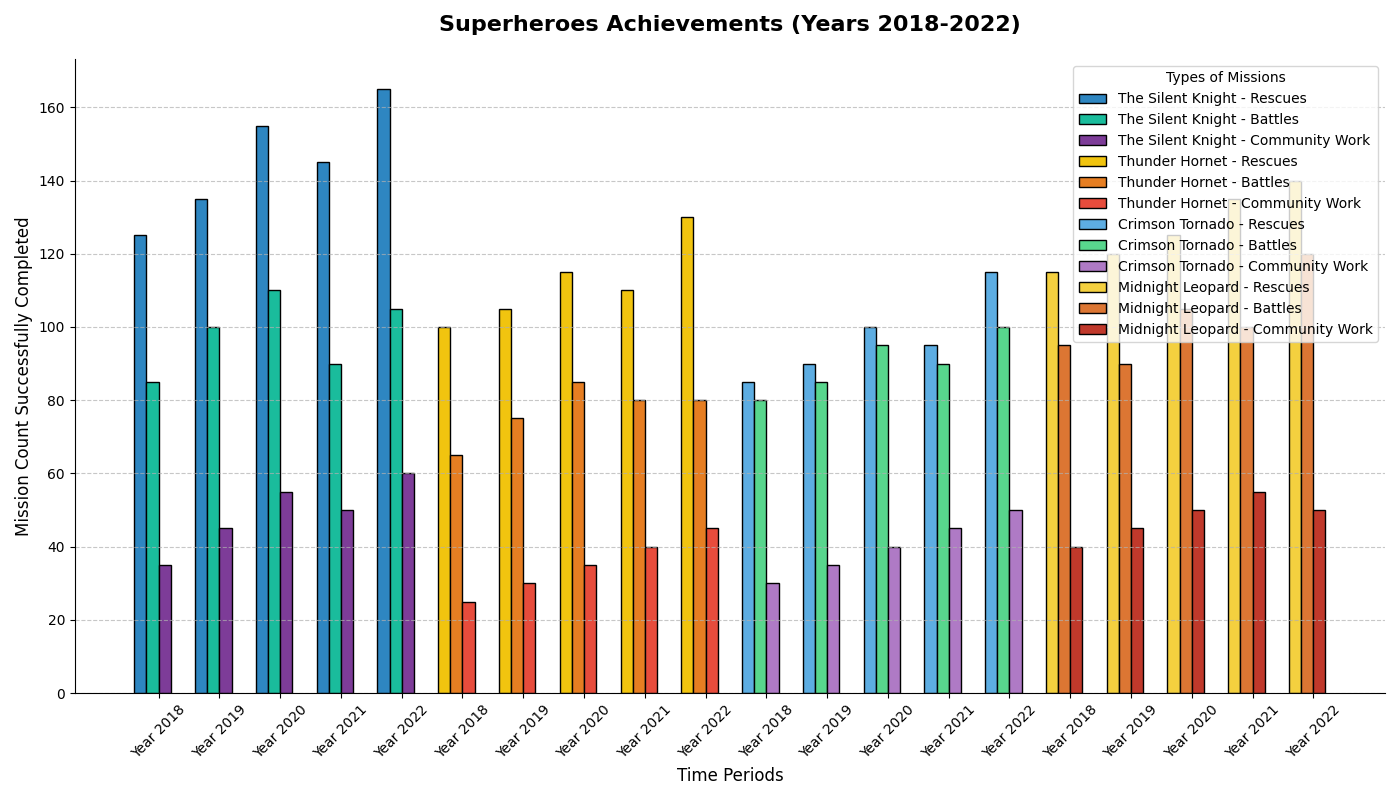

Write the Python code that produced this figure.
import matplotlib.pyplot as plt
import numpy as np

heroes = ["The Silent Knight", "Thunder Hornet", "Crimson Tornado", "Midnight Leopard"]
timeframe = ["Year 2018", "Year 2019", "Year 2020", "Year 2021", "Year 2022"]

rescues = np.array([
    [125, 135, 155, 145, 165],  # Changed some values
    [100, 105, 115, 110, 130],  # Changed some values
    [85, 90, 100, 95, 115],     # Changed some values
    [115, 120, 125, 135, 140]   # Changed some values
])
battles = np.array([
    [85, 100, 110, 90, 105],    # Changed some values
    [65, 75, 85, 80, 80],       # Changed some values
    [80, 85, 95, 90, 100],      # Changed some values
    [95, 90, 105, 100, 120]     # Changed some values
])
community = np.array([
    [35, 45, 55, 50, 60],       # Changed some values
    [25, 30, 35, 40, 45],       # Changed some values
    [30, 35, 40, 45, 50],       # Changed some values
    [40, 45, 50, 55, 50]        # Changed some values
])

fig, axs = plt.subplots(figsize=(14, 8))
width = 0.2
x = np.arange(len(timeframe))

axs.bar(x - 1.5 * width, rescues[0], width, label='The Silent Knight - Rescues', color='#2E86C1', edgecolor='black')
axs.bar(x - 0.5 * width, battles[0], width, label='The Silent Knight - Battles', color='#1ABC9C', edgecolor='black')
axs.bar(x + 0.5 * width, community[0], width, label='The Silent Knight - Community Work', color='#7D3C98', edgecolor='black')

axs.bar(x - 1.5 * width + 1 * len(timeframe), rescues[1], width, label='Thunder Hornet - Rescues', color='#F1C40F', edgecolor='black')
axs.bar(x - 0.5 * width + 1 * len(timeframe), battles[1], width, label='Thunder Hornet - Battles', color='#E67E22', edgecolor='black')
axs.bar(x + 0.5 * width + 1 * len(timeframe), community[1], width, label='Thunder Hornet - Community Work', color='#E74C3C', edgecolor='black')

axs.bar(x - 1.5 * width + 2 * len(timeframe), rescues[2], width, label='Crimson Tornado - Rescues', color='#5DADE2', edgecolor='black')
axs.bar(x - 0.5 * width + 2 * len(timeframe), battles[2], width, label='Crimson Tornado - Battles', color='#58D68D', edgecolor='black')
axs.bar(x + 0.5 * width + 2 * len(timeframe), community[2], width, label='Crimson Tornado - Community Work', color='#AF7AC5', edgecolor='black')

axs.bar(x - 1.5 * width + 3 * len(timeframe), rescues[3], width, label='Midnight Leopard - Rescues', color='#F4D03F', edgecolor='black')
axs.bar(x - 0.5 * width + 3 * len(timeframe), battles[3], width, label='Midnight Leopard - Battles', color='#DC7633', edgecolor='black')
axs.bar(x + 0.5 * width + 3 * len(timeframe), community[3], width, label='Midnight Leopard - Community Work', color='#C0392B', edgecolor='black')

axs.set_title('Superheroes Achievements (Years 2018-2022)', fontsize=16, fontweight='bold', pad=20)
axs.set_xlabel('Time Periods', fontsize=12)
axs.set_ylabel('Mission Count Successfully Completed', fontsize=12)

axs.set_xticks(np.concatenate([x + offset * len(timeframe) for offset in range(4)]))
axs.set_xticklabels(timeframe * 4, rotation=45)

axs.legend(title='Types of Missions', loc='upper right', frameon=True, fontsize=10)
axs.yaxis.grid(True, linestyle='--', alpha=0.7)

axs.spines['top'].set_visible(False)
axs.spines['right'].set_visible(False)

plt.tight_layout()
plt.show()
